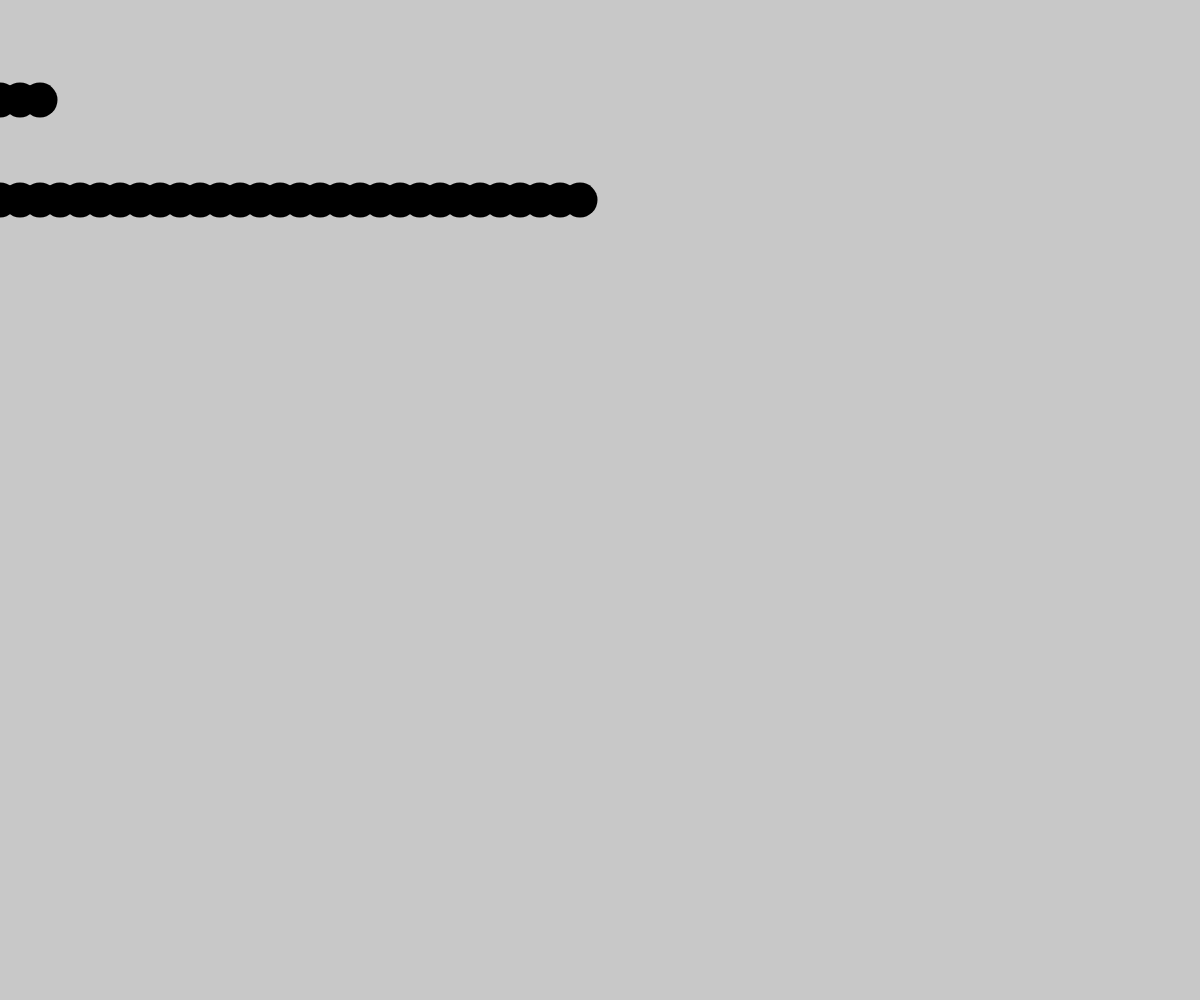
Frame 1 (no input)
Frame 60 (no input): identical to frame 1, image omitted
Frame 120 (the mouse pressed at the canvas centre since frame 60): identical to frame 1, image omitted

The p5.js sketch that drew this single still picture (run headless with seeded random() and noise() and a simulated clock; from frame 60 on, the mouse is pressed at the canvas centre):

// p5.js sketch
// ── sketch.js
function setup() {
  createCanvas(windowWidth, windowHeight);
  let theIndex = 10;
  let theIndex2 = 0;
  let theRandom = color(random(255), random(255), random(255));
  // while(theIndex >= 0){
  //   theIndex = theIndex - theIndex;
  // }
  // while (theIndex2 <= 10) {
  // console.log(theIndex2);
  // theIndex2 = theIndex2 + 1;
}

function draw() {
  background(200);
  noStroke();
  fill(0);
  for (var theIndex = 0; theIndex < 3; theIndex++) {
    ellipse(theIndex * 20, 100, 35, 35);
  }
  for (var theIndex = 0; theIndex < 30; theIndex++) {
    ellipse(theIndex * 20, 200, 35, 35);
  }
  //
  // for (let i = 0; i < windowWidth; i++){
  //   for (let j = 0; j < windowHeight; j++){
  //     line(50 * i, 0, 50 * i, windowHeight);
  //     line(0, 50* j, windowWidth, 50 * j);
  //   }
  //
  // }
}
